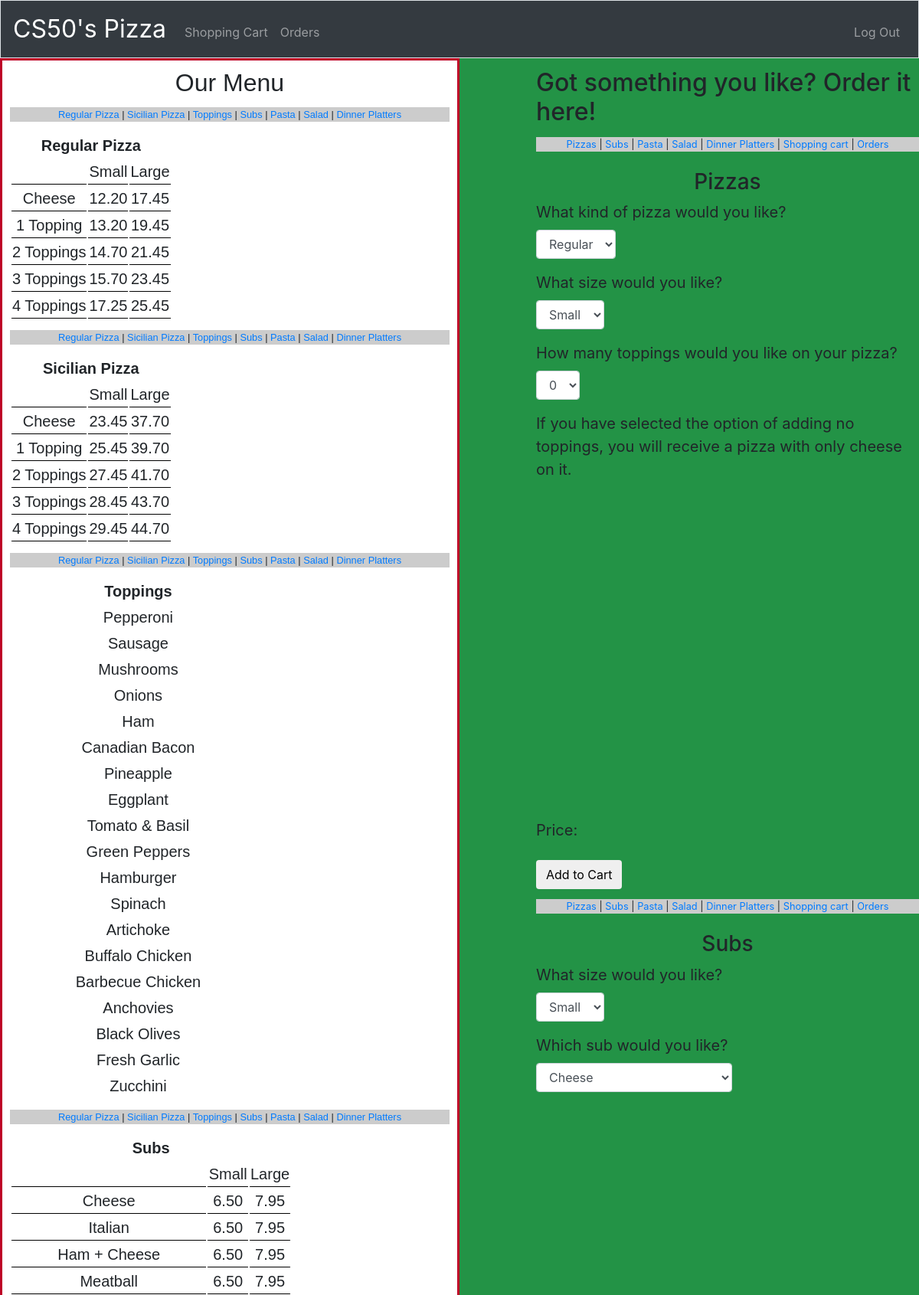
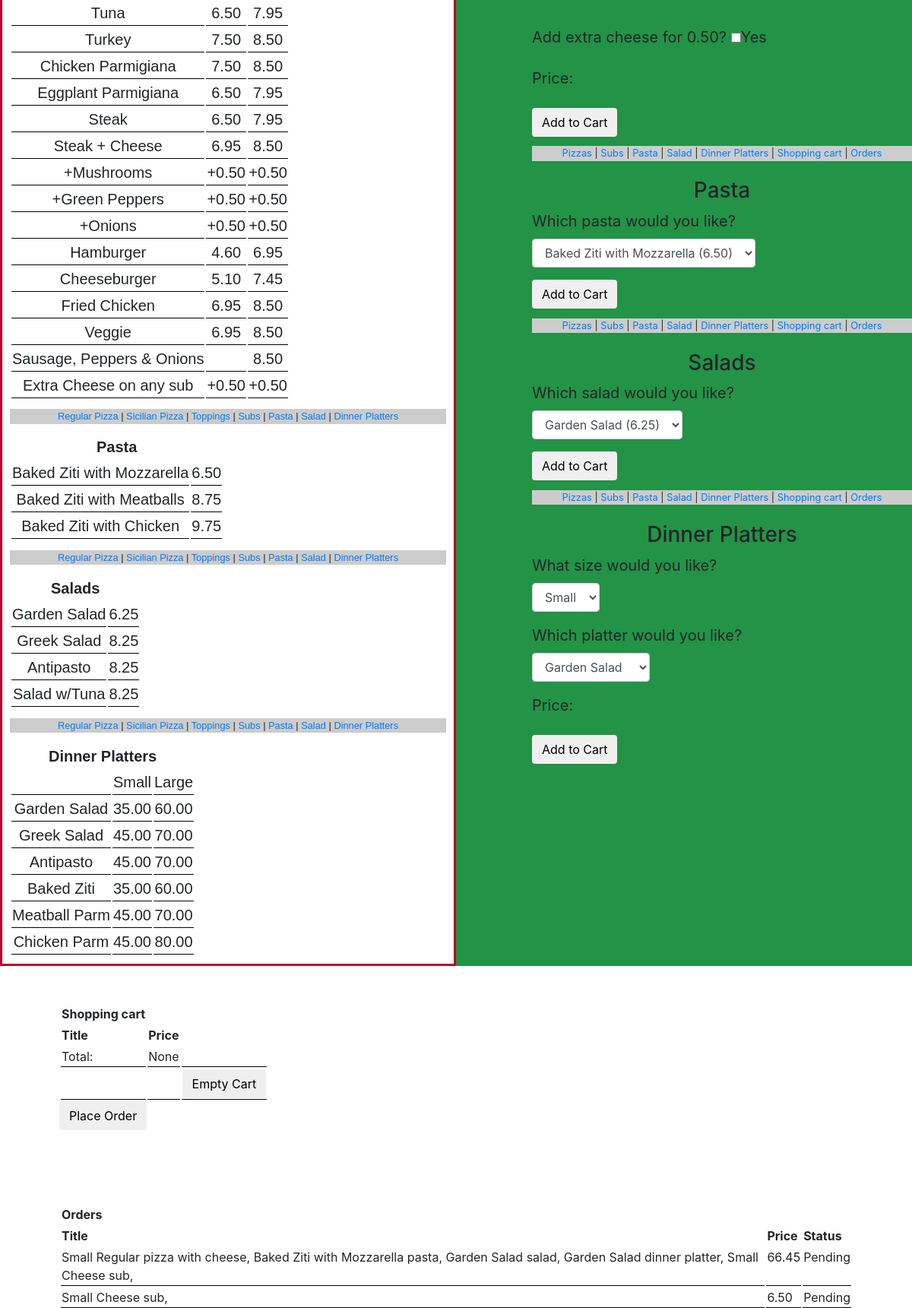
Screenshot of / (signed in, upper part) with the database file from the repository (2 pictures, top to bottom).
### orders/models.py (models this page shows, shortened)
class Topping(models.Model):
	name = models.CharField(max_length = 50)

class Sub(models.Model):
	name = models.CharField(max_length = 50)
	size = models.CharField(max_length = 50)
	price = models.DecimalField(max_digits = 3, decimal_places = 2)

class Pasta(models.Model):
	name = models.CharField(max_length = 50)
	price = models.DecimalField(max_digits = 3, decimal_places = 2)

class Salad(models.Model):
	name = models.CharField(max_length = 50)
	price= models.DecimalField(max_digits = 4, decimal_places = 2)

class Order(models.Model):
	status_choices = (
		("Pending", "Pending"),
		("Complete", "Complete"),)
	user = models.ForeignKey(User, on_delete = models.CASCADE)
	title = models.CharField(max_length = 500)
	price = models.DecimalField(max_digits = 6, decimal_places = 2)
	status = models.CharField(max_length = 8, choices = status_choices, default = "Pending")

### orders/views.py (the view)
# urls.py: path("", views.index, name="index"),
def index(request):
	if request.method == "GET":
		if not request.user.is_authenticated:
			return HttpResponseRedirect(reverse("login"))
		else:
			regular_list = organize_pizzas("Regular")
			sicilian_list = organize_pizzas("Sicilian")
			subs = organize_subs()
			subs["Extra Cheese on any sub"] = ["+0.50", "+0.50"]
			sub_extras = {"+Mushrooms": ["+0.50", "+0.50"], "+Green Peppers": ["+0.50", "+0.50"],
			"+Onions": ["+0.50", "+0.50"]}
			platter_dict = organize_platters()
			pizza_type = form_organizer_1(Pizza, "name")
			pizza_size = form_organizer_1(Pizza, "size")
			pizza_toppings = form_organizer_1(Pizza, "toppings")
			topping_name = form_organizer_1(Topping, "name")
			sub_name = form_organizer_1(Sub, "name")
			sub_size = form_organizer_1(Sub, "size")
			extra_name = form_organizer_1(Extra, "name")
			pasta_dict = form_organizer_2(Pasta)
			salad_dict = form_organizer_2(Salad)
			platter_name = form_organizer_1(Platter, "name")
			platter_size = form_organizer_1(Platter, "size")
			cart = Cart.objects.filter(user = request.user)
			total = cart.aggregate(Sum("price"))["price__sum"]
			orders = Order.objects.filter(user = request.user)
			context = {"toppings": Topping.objects.all(),"pastas": Pasta.objects.all(),
			 "salads": Salad.objects.all(), "j": len(platter_dict), "platter_dict": platter_dict,
			 "regular_list": regular_list, "sicilian_list": sicilian_list, "subs": subs, "sub_extras": sub_extras,
			 "pizza_type": pizza_type, "pizza_size": pizza_size, "pizza_toppings": pizza_toppings,
		 	 "topping_name": topping_name, "cart": cart, "total": total, "orders": orders,
		 	 "sub_name": sub_name, "sub_size": sub_size, "extra_name": extra_name, "pasta_dict": pasta_dict,
		 	 "salad_dict": salad_dict, "platter_name": platter_name, "platter_size": platter_size}
			return render(request, "orders/index.html", context = context)
	else:
		return HttpResponseRedirect(reverse(request.POST["food_type"]))

### orders/templates/orders/index.html (shortened to what this page needs)
{% extends "orders/base.html" %}
{%block main%}
	<div id = "my_menu">
		<h2>Our Menu</h2>
		<div class="internalmenunav">
			<a href="#regular_pizza_menu">Regular Pizza</a> |
			<a href="#sicilian_pizza_menu">Sicilian Pizza</a> |
			<a href="#toppings_menu">Toppings</a> |
			<a href="#subs_menu">Subs</a> |
			<a href="#pasta_menu">Pasta</a> |
			<a href="#salads_menu">Salad</a> |
			<a href="#platters_menu">Dinner Platters</a>
		</div>
		<table class = "my_food">
			<tr>
				<th colspan="3" id = "regular_pizza_menu">Regular Pizza</th>
			</tr>
			<tr>
				<td></td>
				<td>Small</td>
				<td>Large</td>
			</tr>
			{% for regular in regular_list %}
			<tr>
				<td>{{regular.0}}</td>
				<td>{{regular.1}}</td>
				<td>{{regular.2}}</td>
			</tr>
			{% endfor %}
		</table>
		<div class="internalmenunav">
			<a href="#regular_pizza_menu">Regular Pizza</a> |
			<a href="#sicilian_pizza_menu">Sicilian Pizza</a> |
			<a href="#toppings_menu">Toppings</a> |
			<a href="#subs_menu">Subs</a> |
			<a href="#pasta_menu">Pasta</a> |
			<a href="#salads_menu">Salad</a> |
			<a href="#platters_menu">Dinner Platters</a>
		</div>
		<table  class = "my_food">
			<tr>
				<th colspan="3" id = "sicilian_pizza_menu">Sicilian Pizza</th>
			</tr>
			<tr>
				<td></td>
				<td>Small</td>
				<td>Large</td>
			</tr>
			{% for sicilian in sicilian_list %}
			<tr>
				<td>{{sicilian.0}}</td>
				<td>{{sicilian.1}}</td>
				<td>{{sicilian.2}}</td>
			</tr>
			{% endfor %}
		</table>
		<div class="internalmenunav">
			<a href="#regular_pizza_menu">Regular Pizza</a> |
			<a href="#sicilian_pizza_menu">Sicilian Pizza</a> |
			<a href="#toppings_menu">Toppings</a> |
			<a href="#subs_menu">Subs</a> |
			<a href="#pasta_menu">Pasta</a> |
			<a href="#salads_menu">Salad</a> |
			<a href="#platters_menu">Dinner Platters</a>
		</div>
		<table class = "my_toppings">
			<tr>
				<th colspan="2" id = "toppings_menu">Toppings</th>
			</tr>
			{% for topping in toppings %}
				<tr>
					<td>{{ topping.name }}</td>
				</tr>
			{% endfor %}
		</table>
		<div class="internalmenunav">
			<a href="#regular_pizza_menu">Regular Pizza</a> |
			<a href="#sicilian_pizza_menu">Sicilian Pizza</a> |
			<a href="#toppings_menu">Toppings</a> |
			<a href="#subs_menu">Subs</a> |
			<a href="#pasta_menu">Pasta</a> |
			<a href="#salads_menu">Salad</a> |
			<a href="#platters_menu">Dinner Platters</a>
		</div>
		<table  class = "my_food">
			<tr>
				<th colspan="3" id = "subs_menu">Subs</th>
			</tr>
			<tr>
				<td></td>
				<td>Small</td>
				<td>Large</td>
			</tr>
			{% for k, v in subs.items %}
				<tr>
					<td>{{ k }}</td>
					<td>{{ v.0 }}</td>
					<td>{{ v.1 }}</td>
				</tr>
				{% if k == "Steak + Cheese" %}
					{% for k,v in sub_extras.items %}
						<tr>
							<td>{{ k }}</td>
							<td>{{ v.0 }}</td>
							<td>{{ v.1 }}</td>
						</tr>
					{% endfor %}
				{% endif %}
			{% endfor %}
		</table>
		<div class="internalmenunav">
			<a href="#regular_pizza_menu">Regular Pizza</a> |
			<a href="#sicilian_pizza_menu">Sicilian Pizza</a> |
			<a href="#toppings_menu">Toppings</a> |
			<a href="#subs_menu">Subs</a> |
			<a href="#pasta_menu">Pasta</a> |
			<a href="#salads_menu">Salad</a> |
			<a href="#platters_menu">Dinner Platters</a>
		</div>
		<table  class = "my_food">
			<tr>
				<th colspan="3" id = "pasta_menu">Pasta</th>
			</tr>
			{% for pasta in pastas %}
				<tr>
					<td>{{ pasta.name }}</td> <td>{{pasta.price}}</td>
				</tr>
			{% endfor %}
		</table>
		<div class="internalmenunav">
			<a href="#regular_pizza_menu">Regular Pizza</a> |
			<a href="#sicilian_pizza_menu">Sicilian Pizza</a> |
			<a href="#toppings_menu">Toppings</a> |
			<a href="#subs_menu">Subs</a> |
			<a href="#pasta_menu">Pasta</a> |
			<a href="#salads_menu">Salad</a> |
			<a href="#platters_menu">Dinner Platters</a>
		</div>
		<table  class = "my_food">
			<tr>
				<th colspan="3" id = "salads_menu">Salads</th>
			</tr>
			{% for salad in salads %}
				<tr>
					<td>{{ salad.name }}</td><td>{{ salad.price }}</td>
				</tr>
			{% endfor %}
		</table>
		<div class="internalmenunav">
			<a href="#regular_pizza_menu">Regular Pizza</a> |
			<a href="#sicilian_pizza_menu">Sicilian Pizza</a> |
			<a href="#toppings_menu">Toppings</a> |
			<a href="#subs_menu">Subs</a> |
			<a href="#pasta_menu">Pasta</a> |
			<a href="#salads_menu">Salad</a> |
			<a href="#platters_menu">Dinner Platters</a>
		</div>
		<table  class = "my_food">
			<tr>
				<th colspan="3" id = "platters_menu">Dinner Platters</th>
			</tr>
			<tr>
				<td></td>
				<td>Small</td>
				<td>Large</td>
			</tr>
			{% for k, v in platter_dict.items %}
				<tr>
					<td>{{ k }}</td>
					<td>{{ v.0 }}</td>
					<td>{{ v.1 }}</td>
				</tr>
			{% endfor %}
		</table>
	</div>
	<div id = "my_form">
		<h2>Got something you like? Order it here!</h2>
	<div class="internalmenunav">
		<a href="#pizza_head">Pizzas</a> |
		<a href="#sub_head">Subs</a> |
		<a href="#pasta_head">Pasta</a> |
		<a href="#salad_head">Salad</a> |
		<a href="#platter_head">Dinner Platters</a> |
		<a href="#cart_head">Shopping cart</a> |
		<a href="#order_head">Orders</a>
	</div>
	<h3 id = "pizza_head">Pizzas</h3>
	<form action = "/pizzas/" method = "post" id = "pizza_form">
		<div class = "form-group">
			<label for = "pizza_type">What kind of pizza would you like?</label>
			<select required class = "form-control" name = "pizza_type" id = "pizza_type">
				{% for type in pizza_type %}
				<option value = "{{ type }}">{{ type }}</option>
				{% endfor %}
			</select>
		</div>
		<div class = "form-group">
			<label for = "pizza_size">What size would you like?</label>
			<select required class = "form-control" name = "pizza_size" id = "pizza_size">
				{% for size in pizza_size %}
				<option value = "{{ size }}">{{ size }}</option>
				{% endfor %}
			</select>
		</div>
		<div class = "form-group">
			<label for = "pizza_toppings">How many toppings would you like on your pizza?</label>
			<select required class = "form-control" name = "pizza_toppings" id = "pizza_toppings">
				{% for topping in pizza_toppings %}
				<option value = "{{ topping }}">{{ topping }}</option>
				{% endfor %}
			</select>
		</div>
		<p>If you have selected the option of adding no toppings, you will receive a pizza with only cheese on it.</p>
		<label for = "pizza_price">Price:</label>
		<button type = "submit" class = "btn" id = "pizza_button">Add to Cart</button>
	</form>
	<div class="internalmenunav">
		<a href="#pizza_head">Pizzas</a> |
		<a href="#sub_head">Subs</a> |
		<a href="#pasta_head">Pasta</a> |
		<a href="#salad_head">Salad</a> |
		<a href="#platter_head">Dinner Platters</a> |
		<a href="#cart_head">Shopping cart</a> |
		<a href="#order_head">Orders</a>
	</div>
	<h3 id = "sub_head">Subs</h3>
	<form action = "/subs/" method = "post" id = "sub_form">
		<div class = "form-group">
			<label for = "sub_size">What size would you like?</label>
			<select required class = "form-control" name = "sub_size" id = "sub_size">
				{% for size in sub_size %}
				<option value = "{{ size }}">{{ size }}</option>
				{% endfor %}
			</select>
		</div>
		<div class = "form-group">
			<label for = "sub_name">Which sub would you like?</label>
			<select required class = "form-control" name = "sub_name" id = "sub_name">
				{% for name in sub_name %}
				<option value = "{{ name }}">{{ name }}</option>
				{% endfor %}
			</select>
		</div>
			<div class = "form-group">
				<label for = "extra_cheese">Add extra cheese for 0.50?</label>
				<input type = "checkbox" name = "extra_cheese" id = "extra_cheese" value = "no">Yes<br>
			</div>
			<label for = "sub_price">Price:</label>
		<button type = "submit" class = "btn">Add to Cart</button>
	</form>
	<div class="internalmenunav">
		<a href="#pizza_head">Pizzas</a> |
		<a href="#sub_head">Subs</a> |
		<a href="#pasta_head">Pasta</a> |
		<a href="#salad_head">Salad</a> |
		<a href="#platter_head">Dinner Platters</a> |
		<a href="#cart_head">Shopping cart</a> |
		<a href="#order_head">Orders</a>
	</div>
	<h3 id = "pasta_head">Pasta</h3>
	<form action = "/pasta/" method = "post">
		<div class = "form-group">
			<label for = "pasta_name">Which pasta would you like?</label>
			<select required class = "form-control" name = "pasta_name" id = "pasta_name">
				{% for k, v in pasta_dict.items %}
				<option value = "{{ k }}">{{ k }} ({{ v }})</option>
				{% endfor %}
			</select>
		</div>
		<button type = "submit" class = "btn">Add to Cart</button>
	</form>
	<div class="internalmenunav">
		<a href="#pizza_head">Pizzas</a> |
		<a href="#sub_head">Subs</a> |
		<a href="#pasta_head">Pasta</a> |
		<a href="#salad_head">Salad</a> |
		<a href="#platter_head">Dinner Platters</a> |
		<a href="#cart_head">Shopping cart</a> |
		<a href="#order_head">Orders</a>
	</div>
	<h3 id = "salad_head">Salads</h3>
	<form action = "/salads/" method = "post">
		<div class = "form-group">
			<label for = "salad_name">Which salad would you like?</label>
			<select required class = "form-control" name = "salad_name" id = "salad_name">
				{% for k, v in salad_dict.items %}
				<option value = "{{ k }}">{{ k }} ({{ v }})</option>
				{% endfor %}
			</select>
		</div>
		<button type = "submit" class = "btn">Add to Cart</button>
	</form>
	<div class="internalmenunav">
		<a href="#pizza_head">Pizzas</a> |
		<a href="#sub_head">Subs</a> |
		<a href="#pasta_head">Pasta</a> |
		<a href="#salad_head">Salad</a> |
		<a href="#platter_head">Dinner Platters</a> |
		<a href="#cart_head">Shopping cart</a> |
		<a href="#order_head">Orders</a>
	</div>
	<h3 id = "platter_head">Dinner Platters</h3>
	<form action = "/platters/" method = "post" id = "platter_form">
		<div class = "form-group">
			<label for = "platter_size"> What size would you like?</label>
			<select required class = "form-control" name = "platter_size" id = "platter_size" autofocus>
				{% for size in platter_size %}
					<option value = "{{ size }}">{{ size }}</option>
				{% endfor %}
			</select>
		</div>
		<div class = "form-group">
			<label for = "platter_name">Which platter would you like?</label>
			<select required class = "form-control" name = "platter_name" id = "platter_name">
				{% for name in platter_name %}
				<option value = "{{ name }}">{{ name }}</option>
				{% endfor %}
			</select>
		</div>
		<label for = "platter_price">Price:</label>
		<button type = "submit" class = "btn">Add to Cart</button>
	</form>
	</div>
{% endblock %}
{% block cart %}
	<table class = "my_food">
	<tr>
		<th id = "cart_head">Shopping cart</th>
	</tr>
	<tr>
		<th>Title</th>
		<th>Price</th>
	</tr>
	<tr>
		<td>Total:</td>
		<td>{{ total }}</td>
		<td></td>
	</tr>
	<tr>
		<td></td>
		<td></td>
		<td><button id = "empty_cart" name = "empty_cart" class = "btn">Empty Cart</button></td>
	</tr>
</table>
<button class = "btn" id = "place_order" name = "place_order">Place Order</button>
{% endblock %}
{% block orders %}
<table class = "my_food">
	<tr>
		<th id = "order_head">Orders</th>
	</tr>
	<tr>
		<th>Title</th>
		<th>Price</th>
		<th>Status</th>
	</tr>
	{% for order in orders %}
	<tr>
		<td>{{order.title}}</td>
		<td>{{order.price}}</td>
		<td>{{order.status}}</td>
	</tr>
	{% endfor %}
</table>
{% endblock %}

### orders/templates/orders/base.html (shortened to what this page needs)
<!doctype html>
<html>
	<head>
		{% load static %}
	    <link href="https://maxcdn.bootstrapcdn.com/bootstrap/4.0.0-beta.2/css/bootstrap.min.css" rel="stylesheet"/>
	    <link href="{% static 'orders/styles.css' %}" rel="stylesheet" type = "text/css"/>
	</head>
	<body>
		<nav class="navbar navbar-expand-md navbar-dark bg-dark border">
			<a class = "navbar-brand" href = "/">CS50's Pizza</a>
            <div  class="collapse navbar-collapse" id="navbar">
					{% if not request.user.is_authenticated %}
						<ul class="navbar-nav ml-auto mt-2">
							<li class="nav-item"><a class="nav-link" href = "{% url 'login' %}">Log In</a></li>
							<li class="nav-item"><a class="nav-link" href = "{% url 'register' %}">Register</a></li>
						</ul>
						{% else %}
						<ul class="navbar-nav mr-auto mt-2">
							<li class="nav-item"><a class = "nav-link" href = "#cart">Shopping Cart</a></li>
							<li class="nav-item"><a class = "nav-link" href = "#my_orders">Orders</a></li>
						</ul>
						<ul class="navbar-nav ml-auto mt-2">
							<li class="nav-item"><a class = "nav-link" href = "{% url 'logout' %}">Log Out</a></li>
						</ul>
					{% endif %}
			</div>
		</nav>
		<main class = "container p-5">{% block main %}{% endblock %}</main>
		<div class = "container p-5" id = "cart">{% block cart %}{% endblock %}</div>
		<div class = "container p-5" id = "my_orders">{% block orders %}{% endblock %}</div>
	</body>
</html>

### rows the page displays
Topping: name "Pepperoni"
Topping: name "Sausage"
Topping: name "Mushrooms"
Topping: name "Onions"
Topping: name "Ham"
Topping: name "Canadian Bacon"
Topping: name "Pineapple"
Topping: name "Eggplant"
Topping: name "Tomato & Basil"
Topping: name "Green Peppers"
Topping: name "Hamburger"
Topping: name "Spinach"
Topping: name "Artichoke"
Topping: name "Buffalo Chicken"
Topping: name "Barbecue Chicken"
Topping: name "Anchovies"
Topping: name "Black Olives"
Topping: name "Fresh Garlic"
Topping: name "Zucchini"
Sub: name "Sausage, Peppers & Onions", price "8.50"
Pasta: name "Baked Ziti with Mozzarella", price "6.50", pasta_name "Baked Ziti with Mozzarella (6.50)"
Pasta: name "Baked Ziti with Meatballs", price "8.75"
Pasta: name "Baked Ziti with Chicken", price "9.75"
Salad: name "Garden Salad", price "6.25", salad_name "Garden Salad (6.25)"
Salad: name "Greek Salad", price "8.25"
Salad: name "Antipasto", price "8.25"
Salad: name "Salad w/Tuna", price "8.25"
Order: title "Small Regular pizza with cheese, Baked Ziti with Mozzarella pasta, Garden Salad salad, Garden Salad dinner platter, Small Cheese sub,", price "66.45", status "Pending"
Order: title "Small Cheese sub,", price "6.50", status "Pending"

### other values shown
{{ regular.0 }} "Cheese" "1 Topping" "2 Toppings" "3 Toppings" "4 Toppings"
{{ regular.1 }} "12.20" "13.20" "14.70" "15.70" "17.25"
{{ regular.2 }} "17.45" "19.45" "21.45" "23.45" "25.45"
{{ sicilian.0 }} "Cheese" "1 Topping" "2 Toppings" "3 Toppings" "4 Toppings"
{{ sicilian.1 }} "23.45" "25.45" "27.45" "28.45" "29.45"
{{ sicilian.2 }} "37.70" "39.70" "41.70" "43.70" "44.70"
{{ k }} "Cheese" "Italian" "Ham + Cheese" "Meatball" "Tuna" "Turkey" "Chicken Parmigiana" "Eggplant Parmigiana" "Steak" "Steak + Cheese" "Hamburger" "Cheeseburger" "Fried Chicken" "Veggie" "Extra Cheese on any sub"
{{ v.0 }} "6.50" "6.50" "6.50" "6.50" "6.50" "7.50" "7.50" "6.50" "6.50" "6.95" "4.60" "5.10" "6.95" "6.95" "+0.50"
{{ v.1 }} "7.95" "7.95" "7.95" "7.95" "7.95" "8.50" "8.50" "7.95" "7.95" "8.50" "6.95" "7.45" "8.50" "8.50" "+0.50"
{{ k }} "+Mushrooms" "+Green Peppers" "+Onions"
{{ v.0 }} "+0.50" "+0.50" "+0.50"
{{ v.1 }} "+0.50" "+0.50" "+0.50"
{{ k }} "Garden Salad" "Greek Salad" "Antipasto" "Baked Ziti" "Meatball Parm" "Chicken Parm"
{{ v.0 }} "35.00" "45.00" "45.00" "35.00" "45.00" "45.00"
{{ v.1 }} "60.00" "70.00" "70.00" "60.00" "70.00" "80.00"
